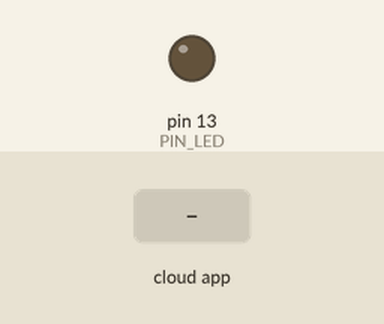
Simulated run of this sketch. Board: Arduino Uno, built with avr-gcc and run on an emulated ATmega328P. Shown: output pins drawn as LEDs (lit = HIGH). Inputs (shaded band) come from the test bench. The RemoteXY app is connected.

Above: at 1.2 s.
1.3 s: the phone or cloud app sets LED to 1
At 2.1 s:
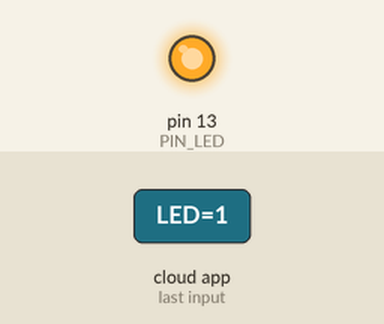
2.8 s: the phone or cloud app sets LED to 0
At 3.2 s:
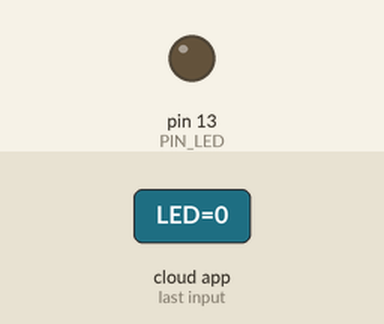
Timing chart, 0 to 5.8 s (numbered marks = the images above; inputs shaded):
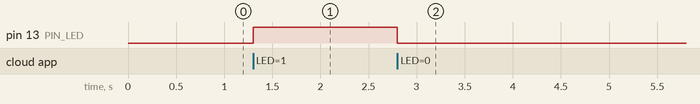

The sketch:

ESP8266_wifi_remotexy.ino
```cpp
// (licence header left out)
//////////////////////////////////////////////
//        RemoteXY include library          //
//////////////////////////////////////////////

// RemoteXY select connection mode and include library
#define REMOTEXY_MODE__ESP8266_HARDSERIAL_POINT

#include <RemoteXY.h>

// RemoteXY connection settings
#define REMOTEXY_SERIAL Serial
#define REMOTEXY_SERIAL_SPEED 115200
#define REMOTEXY_WIFI_SSID "RemoteXY"
#define REMOTEXY_WIFI_PASSWORD "123456789"
#define REMOTEXY_SERVER_PORT 6377


// RemoteXY configurate
#pragma pack(push, 1)
uint8_t RemoteXY_CONF[] =
  { 255,1,0,0,0,20,0,10,149,0,
  2,0,65,26,22,11,2,26,31,31,
  79,78,0,79,70,70,0 };

// this structure defines all the variables and events of your control interface
struct {

    // input variables
  uint8_t LED; // =1 if switch ON and =0 if OFF

    // other variable
  uint8_t connect_flag;  // =1 if wire connected, else =0

} RemoteXY;
#pragma pack(pop)

/////////////////////////////////////////////
//           END RemoteXY include          //
/////////////////////////////////////////////

#define PIN_LED 13


void setup()
{
  RemoteXY_Init ();

  pinMode (PIN_LED, OUTPUT);

  // TODO you setup code

}

void loop()
{
  RemoteXY_Handler ();

  digitalWrite(PIN_LED, (RemoteXY.LED==0)?LOW:HIGH);

  // TODO you loop code
  // use the RemoteXY structure for data transfer
  // do not call delay()


}
```

Measured:
- after the input at 1.3 s, pin 13 (PIN_LED): LOW → HIGH at once
- after the input at 2.8 s, pin 13 (PIN_LED): HIGH → LOW at once
